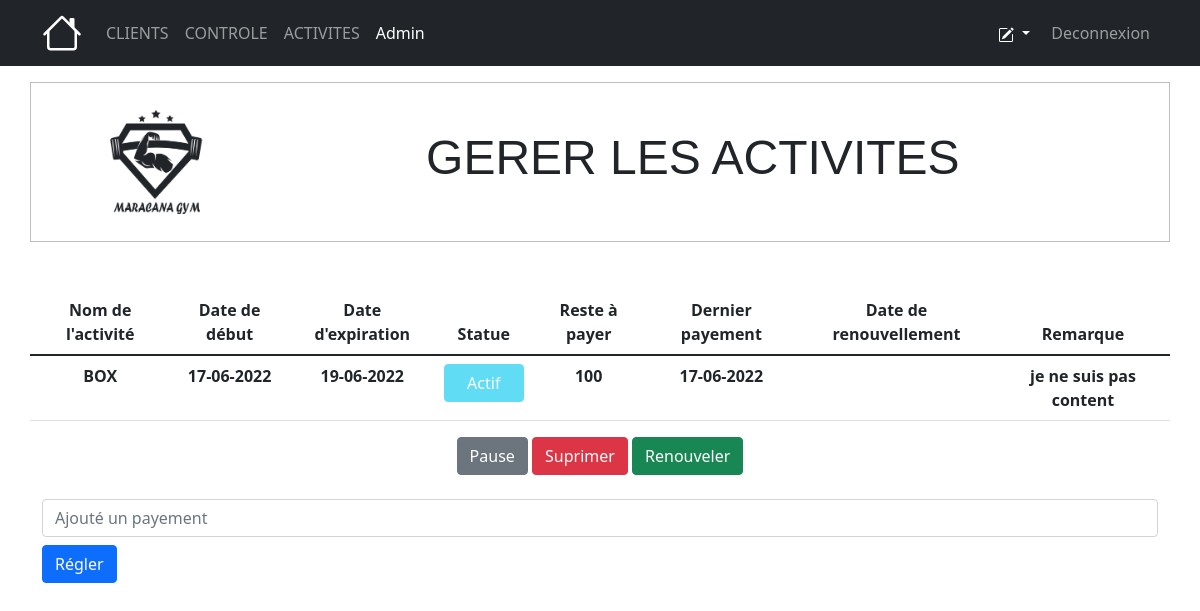
The app's page /edit_activity.php?id=246&abn=331 (signed in) with its own data.
### tables this page shows
CREATE TABLE `abonnement` (
  `id` int(10) NOT NULL AUTO_INCREMENT,
  `id_client` int(10) NOT NULL,
  `type_sport` varchar(255) NOT NULL,
  `total` decimal(10,0) NOT NULL,
  `payer` decimal(10,0) NOT NULL,
  `reste` decimal(10,0) NOT NULL,
  `date_abonnement` datetime DEFAULT NULL,
  `date_renew` date DEFAULT NULL,
  `date_debut` date NOT NULL,
  `date_fin` date NOT NULL,
  `status` varchar(255) NOT NULL DEFAULT 'actif',
  `lastPayement` date NOT NULL,
  `pause` date DEFAULT NULL,
  `remarque` text DEFAULT NULL,
  PRIMARY KEY (`id`),
  KEY `id_client` (`id_client`),
  CONSTRAINT `abonnement_ibfk_1` FOREIGN KEY (`id_client`) REFERENCES `client` (`id`) ON DELETE CASCADE
);

### edit_activity.php (the view, shortened to what this page needs)
<?php
include_once ('head.php');
$db=getPdo();
$req =$db->prepare('select * from abonnement where id=:id && id_client=:id_client');
$req->bindParam(':id',$_GET['abn']);
$req->bindParam(':id_client',$_GET['id']);
$req->execute();
$activity=$req->fetch();
?>
<table class="table container text-center mt-5">
    <thead>
    <tr>
        <th scope="col">Nom de l'activité</th>
        <th scope="col">Date de début</th>
        <th scope="col">Date d'expiration</th>
        <th scope="col">Statue</th>
        <th scope="col">Reste à payer</th>
        <th scope="col">Dernier payement</th>
        <th>Date de renouvellement</th>
        <th>Remarque</th>
    </tr>
    </thead>
    <tbody>
    <tr>
            <?php
            $renew=null;
            if ($activity){
                $debut = date_create($activity['date_debut']);
                $fin = date_create($activity['date_fin']);
                $lastpayement =date_create($activity['lastPayement']);
                $status=null;
                if ($activity['status']==="inactif"){
                    $status = '<button class="btn btn-danger btnStatus" disabled><span class="d-flex justify-content-center">Expiré</span></button>';
                } else if ($activity['status']==="pause"){
                    $status = '<button class="btn btn-secondary btnStatus" disabled><span class="d-flex justify-content-center">Pause</span></button>';
                } else {
                    $status = '<button class="btn btn-info btnStatus text-white" disabled><span class="d-flex justify-content-center">Actif</span></button>';
                }
                $start = date_format($debut,('d-m-Y'));
                $final = date_format($fin,('d-m-Y'));
                echo'
                    <th>'.$activity['type_sport'].'</th>
                    <th>'.$start.'</th>
                    <th>'.$final.'</th>
                    <th>'.$status.'</th>
                    <th>'.$activity['reste'].'</th>
                    <th>'.date_format($lastpayement,('d-m-Y')).'</th>
                    <th>'.$renew.'</th>
                    <th>'.$activity['remarque'].'</th>
                ';
            }
            ?>
    </tr>
    </tbody>
</table>
    <div class="container text-center">
    <?php
    if ($activity['status']==="actif"){ ?>
        <button type="button" class="btn btn-secondary" data-toggle="modal" data-target="#exampleModal">
            Pause
        </button>
   <?php } else if ($activity['status']==="pause"){ ?>
        <button type="button" class="btn btn-primary" data-toggle="modal" data-target="#exampleModal">
            Réactiver
        </button>
        <div class="modal fade" id="exampleModal" tabindex="-1" aria-labelledby="exampleModalLabel" aria-hidden="true">
            <div class="modal-dialog">
                <div class="modal-content">
                    <div class="modal-header">
                        <h5 class="modal-title" id="exampleModalLabel">Réactiver l'abonnement</h5>
                    </div>
                    <div class="modal-body">
                        Etes-vous sur de vouloir réactiver ?
                    </div>
                    <div class="modal-footer">
                        <button type="button" class="btn btn-secondary" data-dismiss="modal">Annuler</button>
                        <form action="" method="post" ><button name="react" type="submit" class="btn btn-primary">Valider</button></form>
                    </div>
                </div>
            </div>
        </div>
     <?php }
    ?>
        <button type="button" class="btn btn-danger " data-toggle="modal" data-target="#suprimer">
            Suprimer
        </button>
        <button class="btn btn-success" type="button" id="prolong">Renouveler</button>
    </div>
<form class="container" action="" method="post">
    <input class="form-control mb-2" type="number" placeholder="Ajouté un payement" min="0" name="montant">
    <button name="regler" type="submit" class="btn btn-primary">Régler</button>
</form>
</body>
</html>

### css/style.css (style rules this page uses)
html , body { height: 100vh; }
table { font-size: 14px; }
.btnStatus { width: 50px; font-size: 12px; text-align: center; }
@media screen and (min-width: 720px) { table { font-size: 16px; } }
@media screen and (min-width: 720px) { .btnStatus { width: 80px; font-size: 16px; text-align: center; } }

### records on screen
abonnement: type_sport "BOX", date_debut "17-06-2022", date_fin "19-06-2022", reste "100", lastPayement "17-06-2022", remarque "je ne suis pas content"

### other values on screen
$_SESSION['role'] "Admin"
$title "GERER LES ACTIVITES"
